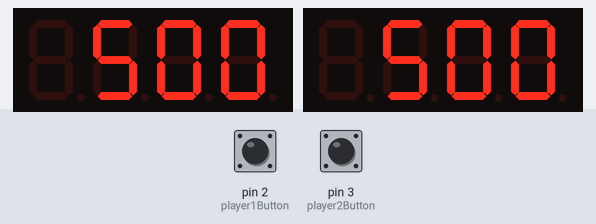
This sketch was run on a simulated Arduino Uno, built with avr-gcc and run on an emulated ATmega328P. On the bench: 2 × 4-digit seven-segment display. The test bench sets the inputs (shaded band); at power-on: pin 2 (player1Button) LOW, pin 3 (player2Button) LOW. What the sketch prints to the serial monitor is not drawn.

Above: at 1.2 s.
1.3 s: pin 2 (player1Button) pulled HIGH for 0.15 s
At 2.8 s:
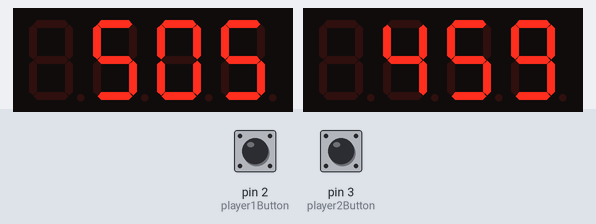
3.5 s: pin 3 (player2Button) pulled HIGH for 0.15 s
At 4.6 s:
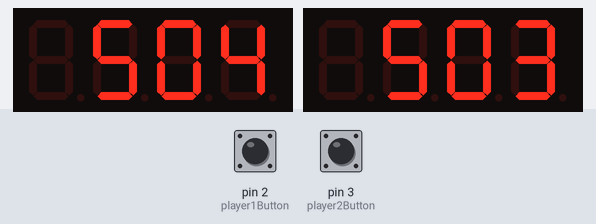
5.5 s: pin 2 (player1Button) pulled HIGH for 1 s
At 6.8 s:
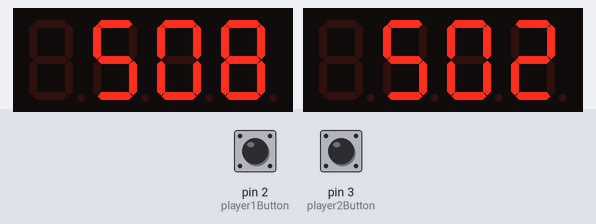
8.0 s: pin 3 (player2Button) pulled HIGH for 1 s
At 9.7 s:
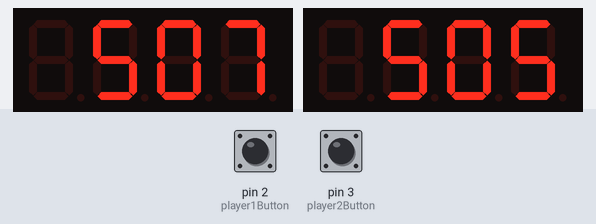
Timing chart, 0 to 11.2 s (numbered marks = the images above; inputs shaded):
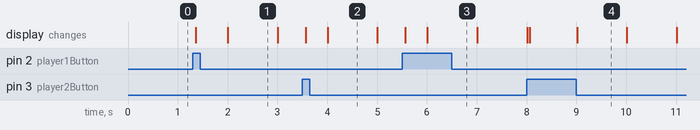

Measured:
- after the input at 1.3 s, the display: first changes after 0.06 s (image 1 shows a later state)
- what the display in image 2 shows lasts 1.0 s, from 4.0 s to 5.0 s

The sketch:

chessClock.ino
```cpp
/*
David Marcovitch
Start Date: 05/10/2022
Main file for chess clock
 */

#include "clock.h"
#include "button.h"
#include "buttonResponse.h"
#include <TimerOne.h>


#define DISPLAY1_ADDRESS  0x70
#define DISPLAY2_ADDRESS  0x71

/*********GLOBAL VARIABLE DECLARATIONS**************/
Clock player1Clock(DISPLAY1_ADDRESS);
Clock player2Clock(DISPLAY2_ADDRESS);
Button player1Button(2);
Button player2Button(3);
bool player1_turn = NULL;
int increment = 5;
bool gamePaused = true;
bool gameOver = false;


void setup() {
  player1Clock.display.begin(DISPLAY1_ADDRESS);
  player2Clock.display.begin(DISPLAY2_ADDRESS);

  Timer1.initialize(1000000);
  Timer1.attachInterrupt(Clock::decrementTime);
  Serial.begin(9600);
  Serial.print("Clock Initialized /n");
}

void loop() {

  player1Clock.display.print(player1Clock.minutes*100 + player1Clock.seconds);
  player2Clock.display.print(player2Clock.minutes*100 + player2Clock.seconds);
  player1Clock.display.writeDisplay();
  player2Clock.display.writeDisplay();

  player1Button.checkForPush(&changeTurn);
  player2Button.checkForPush(&changeTurn);

}
```

button.cpp
```cpp
/*
David Marco
Start Date: 06/11/2022
Button class
 */

#include "button.h"
#include "globals.h"

//Create a new clock with given I2C address
Button::Button (int p) {
  pin = p;
}

void Button::checkForPush(void (*f)(Button* p)) {

  int reading = digitalRead(pin);

  // reset the debouncing timer
  if (reading != lastButtonState) {
    lastDebounceTime = millis();
  }

  // whatever the reading is at, it's been there for longer than the debounce
  // delay, so take it as the actual current state:
  if ((millis() - lastDebounceTime) > debounceDelay) {
    // if the button state has changed:
    if (reading != buttonState) {
      buttonState = reading;
      // only toggle if the new button state is HIGH
      if (buttonState == HIGH) {
       f(this);
      }
    }
  }
  lastButtonState = reading;
}
```

button.h
```cpp
#pragma once

#include <Arduino.h>

class Button {
  private:

  public:
  int pin;
  int buttonState;
  int reading;
  int lastButtonState = LOW;
  // the following variables are unsigned longs because the time, measured in
  // milliseconds, will quickly become a bigger number than can be stored in an int.
  unsigned long lastDebounceTime = 0;  // the last time the output pin was toggled
  unsigned long debounceDelay = 50;    // the debounce time;

  //contructor
  Button(int p);

  //Checks if button pushed, if so change player turn
  void checkForPush(void (*f)(Button* p));

  void changeTurn();
};
```

buttonResponse.cpp
```cpp
#include "globals.h"
#include "button.h"

void changeTurn(Button* player) {
  if (gameOver) {return;}
    //start game on first button press
  if (gamePaused == true) {
    gamePaused = !gamePaused;
    if (player == &player1Button) {player1_turn = true;}
    if (player == &player2Button) {player1_turn = false;}
    }
  //only toggle if time if it is player's turn
  if ((player == &player1Button && player1_turn) || (player == &player2Button && !player1_turn)) {
  player1_turn = !player1_turn;
  if (!player1_turn) {player1Clock.addTime(increment);}
  if (player1_turn) {player2Clock.addTime(increment);}
  }
}

void pause() {
  gamePaused = !gamePaused;
}

void player1() {player1_turn = true;gamePaused = false;}
void player2() {player1_turn = false;gamePaused = false;}
```

buttonResponse.h
```cpp
#pragma once

void changeTurn(Button* player);
void pause();
void nothing();
void player1();
void player2();
```

clock.cpp
```cpp
/*
David Marco
Start Date: 05/10/2022
Clock class
 */

#include "clock.h"
#include "globals.h"

//Create a new clock with given I2C address
Clock::Clock (int a) {
   //create a new seven segement display
   display = Adafruit_7segment();
   address = a;
   minutes = 5;
   seconds = 0;
 }

void Clock::begin () {
  display.begin(address);
}

void Clock::decrementTime() {
  if (gamePaused) {return;}

  //Stop clock if out of time
  if (player1Clock.seconds + player1Clock.minutes == 0 || player2Clock.seconds + player2Clock.minutes == 0) {
    gameOver = true;
    return;
  }


  if (player1_turn) {
  //reduce player 1 time
  if (player1Clock.seconds == 0) {
    player1Clock.minutes--;
    player1Clock.seconds = 59;}
  else {player1Clock.seconds--;}}
  //reduce player 2 time
  else {
    if (player2Clock.seconds == 0) {
    player2Clock.minutes--;
    player2Clock.seconds = 59;}
    else {player2Clock.seconds--;}}
}

void Clock::addTime(int s) {
  if ((seconds + s) > 59) {minutes++; seconds = seconds + s - 60;}
  else {seconds = seconds + s;}
}
```

clock.h
```cpp
#pragma once

#include <Wire.h>
#include <Adafruit_GFX.h>
#include "Adafruit_LEDBackpack.h"


 class Clock {
   private:
    int address;

   public:
    Adafruit_7segment display;  //Sevseg display
    int minutes;
    int seconds;

    //contructor
    Clock(int address);

    //sets I2C address for display
    void begin();

    static void decrementTime();

    void addTime(int s);
 };
```

globals.h
```cpp
#include "clock.h"
#include "button.h"

/*************GLOBAL VARIABLE DECLARATIONS*************/
extern bool player1_turn;
extern Clock player1Clock;
extern Clock player2Clock;
extern Button player1Button;
extern Button player2Button;
extern bool gamePaused;
extern bool gameOver;
extern int increment;
```
